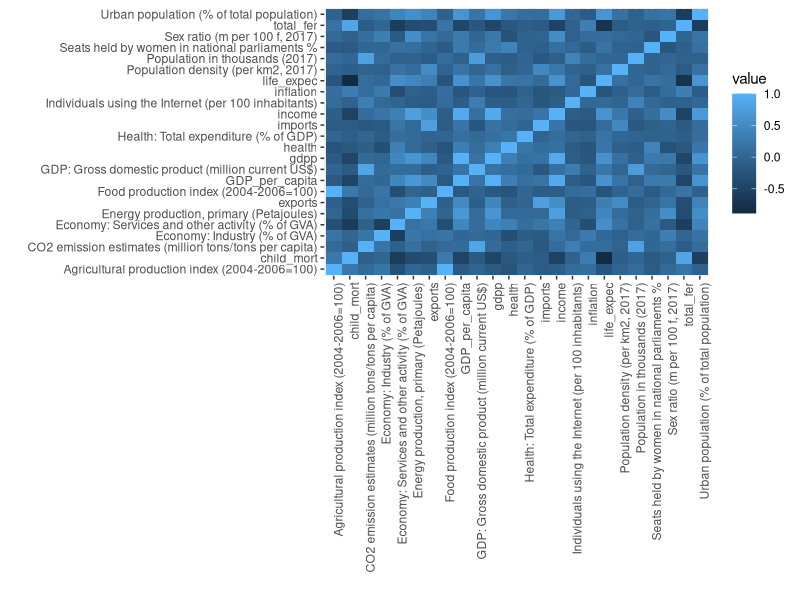
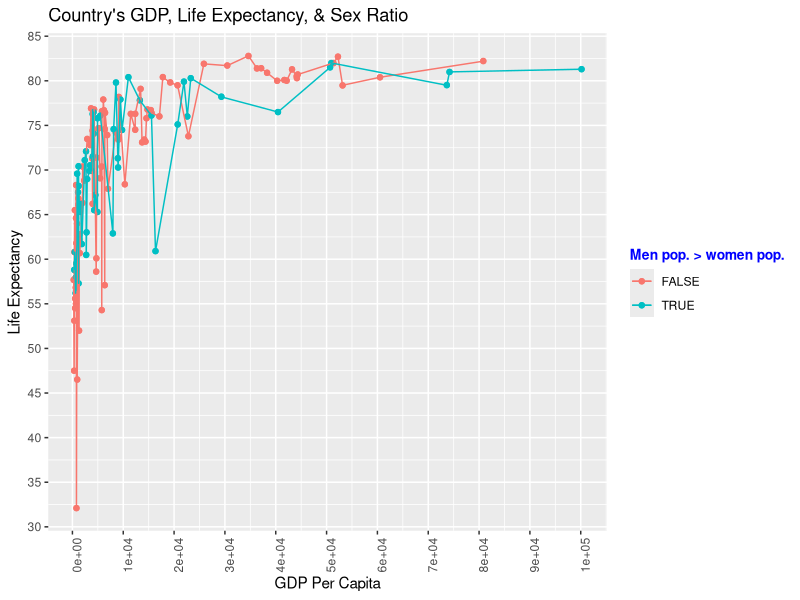
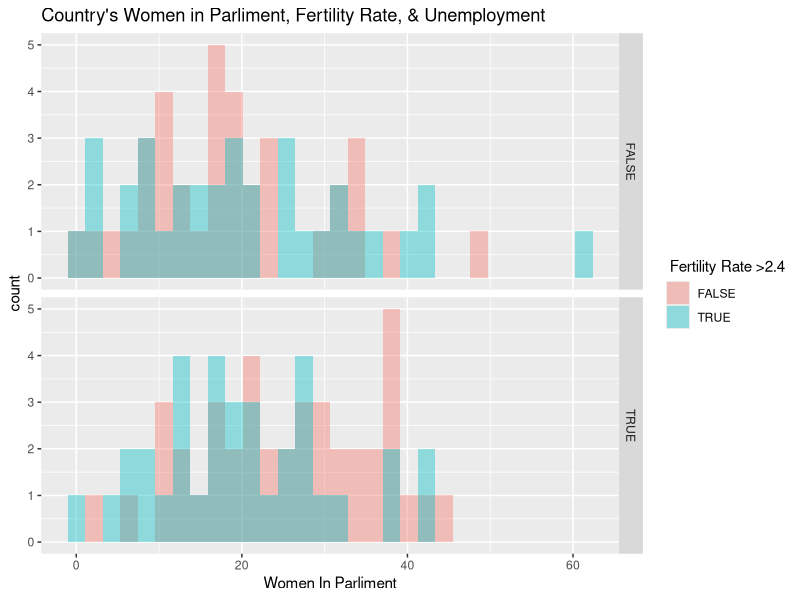
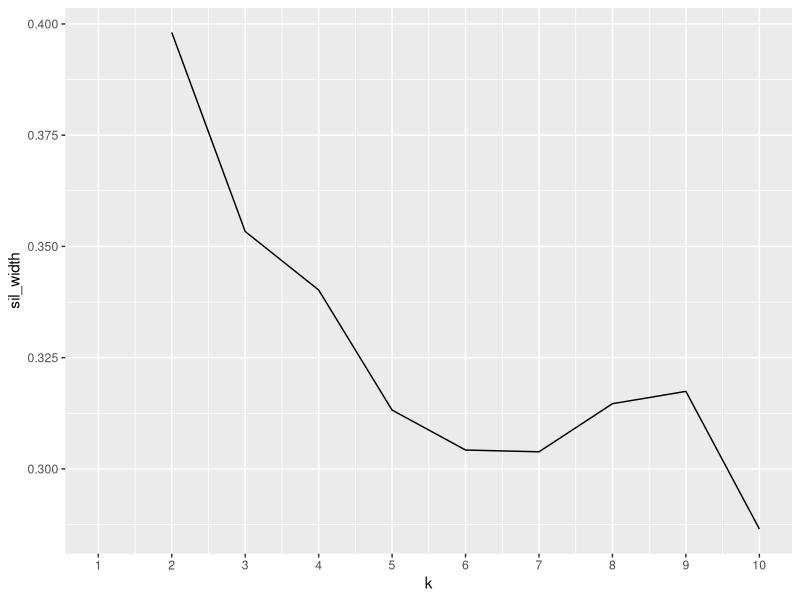
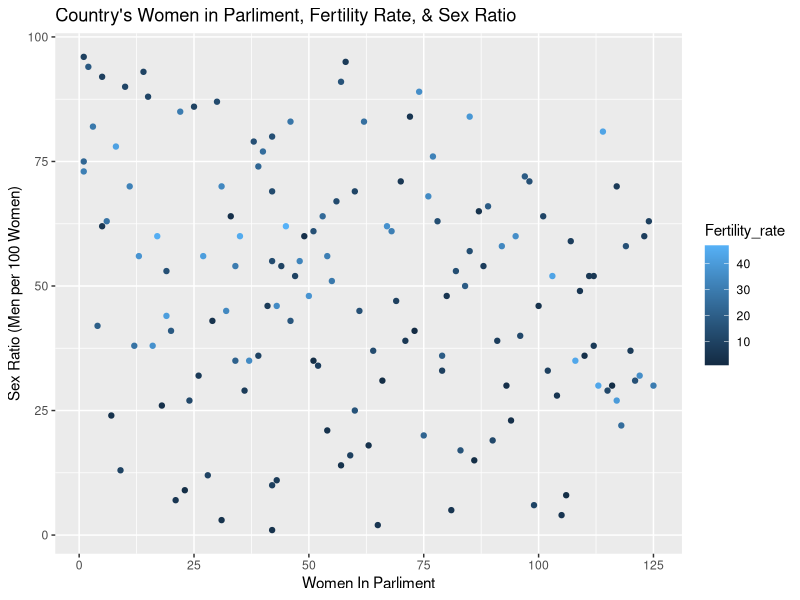
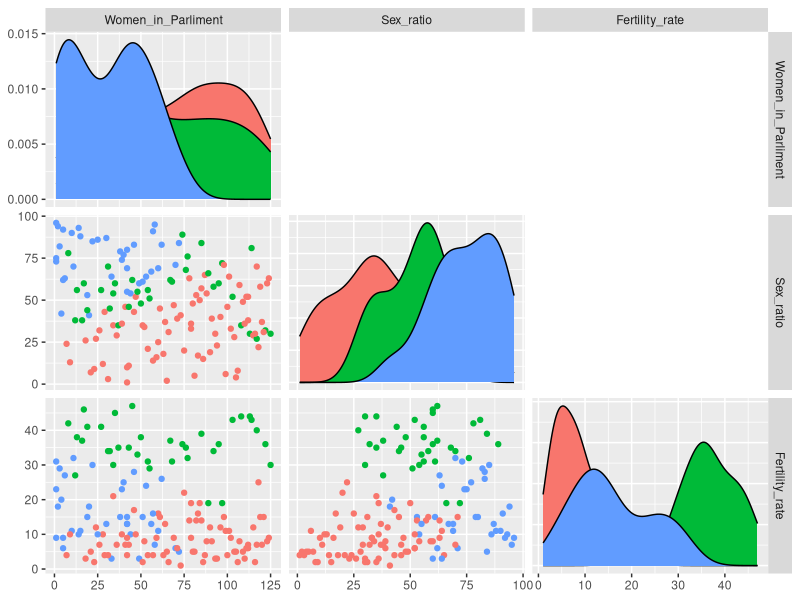

R code for these plots, in order:
## ---- chunk 1
knitr::opts_chunk$set(echo = TRUE, eval = TRUE, fig.align = "center", warning = F, message = F,
tidy=TRUE, tidy.opts=list(width.cutoff=60), R.options=list(max.print=100))
## ---- chunk 2
library(readxl)
CD <- read_excel("CD.xlsx")
CP <- read_excel("CP.xlsx")
#View(CP)

library(tidyr)
#untidying data and retidying it since the data was already clean:
uncleanCD <- CD %>% pivot_longer(!country, names_to = "Catagories", values_to = "Value") #messy CD
uncleanCD %>% pivot_wider(names_from = Catagories, values_from = Value)#clean CD

uncleanCP <- CP %>% pivot_longer(cols = Region:`Surface area (km2)`, names_to = "Catagories", values_to = "Value") #messy CP
uncleanCP %>% pivot_wider(names_from = Catagories, values_from = Value)#clean CP

#ez money, but since these are back to being the same datasets, I'll be using the og datasets for the rest of the code

## ---- chunk 3
library(dplyr)
totaldata1 <- inner_join(CD, CP, by = "country")


#*In the original datasets, CD had 167 observations, while CP had 229 observations. However in the joined datset there is only 146 observations. This is because when the two datasets were joined using inner_join observations were dropped. Since the datasets were joined by country, the dropped observations were countries. The observations that were dropped were countries in each dataset that were not in the other dataset. I specifically chose inner_join because I only wanted to retain rows in both datasets, so I could not use left/right join. I also wanted rows with all values so I could not use full join either. This is why I picked inner_join.
## ---- chunk 4
#filter 
filter(totaldata1, life_expec >70)
names(totaldata1)[18] <- "GDP_per_capita"
filter(totaldata1, life_expec >70 & GDP_per_capita > 5000)
## ---- chunk 5
#select
select(totaldata1, 1, 8, 15, 18, 48)
## ---- chunk 6
#arange
arrange(totaldata1, desc(GDP_per_capita))
## ---- chunk 7
#group_by
totaldata1 %>% group_by(Region) %>% summarize(n())
## ---- chunk 8
#mutate
totaldata1 %>% mutate(exports_per_imports = exports/imports)
## ---- chunk 9
#summarize
totaldata1 %>% summarize_all(funs(mean))
## ---- chunk 10
#summary stats 
    #Before grouping by categorical ("overall")
totaldata1 %>%
  group_by() %>%
  summarise(across(
    .cols = is.numeric, 
    .fns = list(Mean = mean, SD = sd, Min= min, Max = max, Sum = sum), na.rm = TRUE, 
    .names = "{col}_{fn}"
    ))
## ---- chunk 11
    #After grouping by categorical
totaldata1 %>%
  group_by(Region) %>%
  summarise(across(
    .cols = is.numeric, 
    .fns = list(Mean = mean, SD = sd, Min= min, Max = max, Sum = sum), na.rm = TRUE, 
    .names = "{col}_{fn}"
    ))
## ---- chunk 12
#Correlation Matrix:

#colnames(totaldata1) #I use this periodically to help rename the column rows to                             make it easier to insert in functions
totaldata1 <- subset(totaldata1, select = -c(59)) #removing column

cormat <- totaldata1 %>% select_if(is.numeric) %>% cor(use="pair")
library(tidyverse)
tidycormat <- cormat %>% as.data.frame %>% rownames_to_column("var1") %>%  pivot_longer(-1,names_to="var2",values_to="correlation")

#Heatmap:

totaldata1 %>% select_if(is.numeric) %>% cor %>% as.data.frame %>%  rownames_to_column %>% pivot_longer(-1) %>%  ggplot(aes(rowname,name,fill=value))+geom_tile()+  geom_text(aes(label=round(value,2)), position = position_dodge(width=.5),  size= 0)+  xlab("")+ylab("") + theme(axis.text.x = element_text(angle = 90, hjust=1))

## ---- chunk 13

#Plot One & Analysis Paragraph: Jitter, Country's GDP, Life Expectancy, & Sex Ratio

names(totaldata1)[15] <- "Sex_ratio"

ggplot(data = totaldata1, aes(x= GDP_per_capita, y = life_expec, color = Sex_ratio >100)) + geom_jitter() + labs(x = "GDP Per Capita", y = "Life Expectancy", title = "Country's GDP, Life Expectancy, & Sex Ratio", color = "Men pop. > women pop.", labels = c("> 90", "< 90")) + theme(axis.text.x = element_text(angle = 90, hjust=1)) + theme(legend.title = element_text(colour="blue", size=10, face="bold"))+                              # coloring the grouping variable
  stat_summary(fun.y = "mean", geom = "point") +        # adding data points
  stat_summary(fun.y = "mean", geom = "line") +         # adding connecting lines
  stat_summary(fun.data = "mean_se", geom = "errorbar") +
  scale_x_continuous(breaks = scales::pretty_breaks(n = 10)) +  # add more tick marks
  scale_y_continuous(breaks = scales::pretty_breaks(n = 10))


    #In this plot there were three main variables being plotted, a country's GDP (Gross Domestic Product in millions, US dollars) compared to life expectancy and the if the population of men was larger. I chose these three choices because I wanted to see if there was a correlation between any of them, since the wealthier a nation is the better, I assume, their healthcare might be. This was shown clearly as there is a logarithmic-like curve between life expectancy and GDP. However the sex ratio variable showed no clear correlation with GPD but populations with more men (per 100 females counted) did seem to have a higher life expectancy than populations with more women. This is really interesting because globally women live longer than men, so I would have assumed populations with more women would tend to have a higher average life expectancy. However the data based of this graph is not conclusive enough to come to any assumption.
## ---- chunk 14

#Plot Two & Analysis Paragraph: Jitter, Countries GDP, Life Expectancy, & Sex Ratio
names(totaldata1)[48] <- "Women_in_Parliment"
names(totaldata1)[36] <- "Fertility_rate"
names(totaldata1)[25] <- "Unemployment"

fr <-totaldata1$Fertility_rate > 2.4
totaldata1_mod <- totaldata1

  #Dividing by facets, the TRUE indicates Unemployment > 4

ggplot(totaldata1_mod, aes(x = Women_in_Parliment, fill = fr)) +
  geom_histogram(position = "identity", alpha = 0.4)+
  facet_grid(Unemployment > 4 ~ .) + labs(x = "Women In Parliment", title = "Country's Women in Parliment, Fertility Rate, & Unemployment", fill = " Fertility Rate >2.4") 


  #In this plot they were three main variables being plotted, the percent of women in parliament, the fertility rate of the country, and the unemployment percent. I chose these three variables because I wanted to see if there was a correlation between any of the three. I had assumed that the higher the percentage of women in Parliament would mean that there was a lower fertility rate, because that would mean that more women are getting an education, and the more women that get an education would be likely to hold off on having children- if they decide on having children at all. I also chose unemployment as a factor, because I assumed there would be a correlation with more women in Parliament (subsequently getting an education) meaning less people in unemployment. I also assume that the less unemployment there is the lower the fertility rate because most people would be too busy working to take care of children. However the statistics show little to no correlation between the fertility rate and women in Parliament; there was also little to no correlation between unemployment and women in Parliament. Lastly there was also little to no correlation between unemployment and fertility rate. Although this data is not enough to make any final assumptions, there was no evidence to show that there would be any correlation with further research.
## ---- chunk 15
#Dimensionality Reduction

  #turning my variables into numeric 
totaldata1$Women_in_Parliment = as.numeric(as.factor(totaldata1$Women_in_Parliment))
totaldata1$Sex_ratio = as.numeric(as.factor(totaldata1$Sex_ratio))
totaldata1$Fertility_rate = as.numeric(as.factor(totaldata1$Fertility_rate))

nonadata <-totaldata1  %>%  na.omit()  %>%  select("Women_in_Parliment", "Sex_ratio", "Fertility_rate") #omiting NAs 

library(cluster)
sil_width<-vector() #empty vector to hold mean sil width
for(i in 2:10){    
kms <- kmeans(nonadata,centers=i) #compute k-means solution  
sil <- silhouette(kms$cluster,dist(nonadata)) #get sil widths
sil_width[i]<-mean(sil[,3]) #take averages (higher is better)
}
ggplot()+geom_line(aes(x=1:10,y=sil_width))+scale_x_continuous(name="k",breaks=1:10) #Silhouette width


kmeans1 <- nonadata %>% scale %>% kmeans(3) #set number of clusters k
kmeans1

kmeansclust <- nonadata %>% mutate(cluster=as.factor(kmeans1$cluster)) #saving cluster assignment as a column in your dataset
kmeansclust %>% ggplot(aes(Women_in_Parliment,Sex_ratio,Fertility_rate,color= Fertility_rate)) + geom_point() + labs(x = "Women In Parliment", y = "Sex Ratio (Men per 100 Women)", title = "Country's Women in Parliment, Fertility Rate, & Sex Ratio") #Plotting of data colored by 3rd variable

#clust_dat1 <- disnet1 %>% dplyr::select(Women_in_Parliment,Sex_ratio,Fertility_rate)
#kmeans3 <-clust_dat1 %>%kmeans(3)


kmeansclust <- nonadata %>% as.data.frame() %>% mutate(cluster=as.factor(kmeans1$cluster))
library(GGally)
ggpairs(kmeansclust, columns =1:3, aes(color=cluster), upper= NULL)

  #In this plot they were three main variables being plotted, the percent of women in parliament, the fertility rate of the country, and the sex ratio (men per 100 women). Although there was no strong correlation to be seen there were some interesting light trends that could be interpreted. One of the trends is that the less men there were compared to women, the more women would be in Parliament. It's quite interesting because in many women population dominated countries there still majority of men in politics, however this slight trend shows that there is a higher percentage of women in parliament when there are less men (per 100 women). Another interesting thing I found was that fertility rate its lowest in areas where there were very little men per hundred women; in fact the fertility rate did not increase over 20% in areas where there was 25% or less sex ratio. But the opposing is not true, in areas where there was plenty of men the fertility rate was still not very high. The highest fertility rate happened, surprisingly, where the sex ratio was about/around 50%. Lastly, the fertility rate and percent of women in parliament had no visible trend, it was very sporadic. I do believe variant could have been a huge factor in this data considering we don't know how accurate this data is or by what means it was collected. Although no assumptions can be made based off this data alone, there are some trends that would be interesting to explore in the future. 
## ---- chunk 16
#cortd <- 
totaldata1
